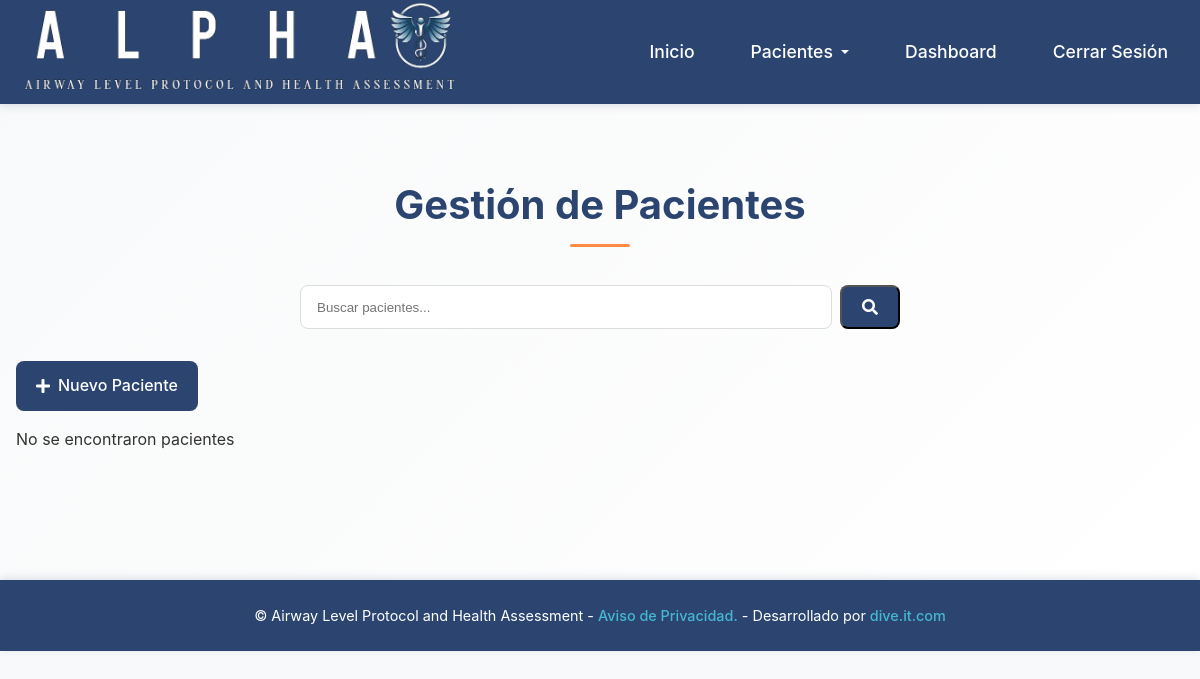
The page /pacientes/ (signed in) on the database as committed earlier.
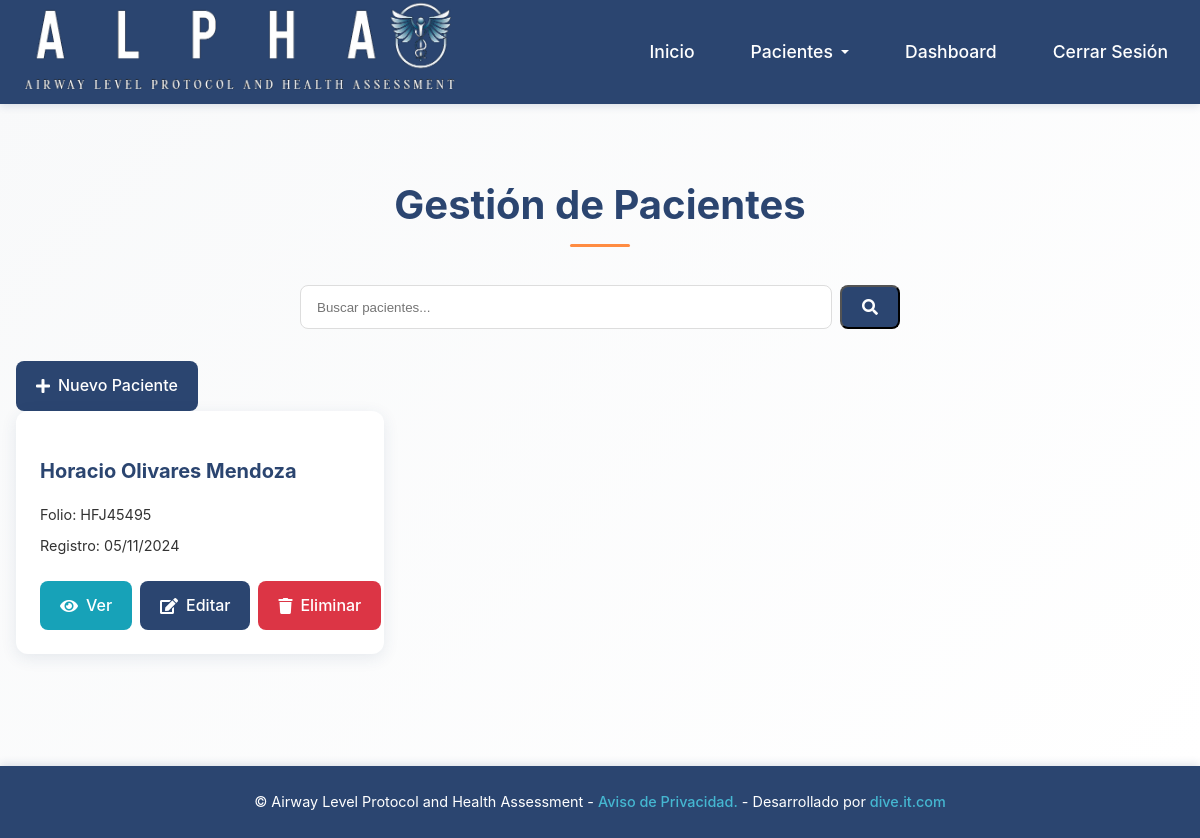
The same page on the database as committed later.
### website/models.py (models this page shows, shortened)
class Patient(models.Model):
    id_paciente = models.UUIDField(
        primary_key=True,
        default=uuid.uuid4,
        editable=False,
        verbose_name=_("ID Paciente")
    )
    folio_hospitalizacion = models.CharField(
        max_length=50,
        unique=True,
        verbose_name=_("Folio Hospitalización")
    )
    nombres = models.CharField(
        max_length=100,
        verbose_name=_("Nombres")
    )
    apellidos = models.CharField(
        max_length=100,
        verbose_name=_("Apellidos")
    )
    fecha_nacimiento = models.DateField(
        verbose_name=_("Fecha de Nacimiento")
    )
    medico = models.ForeignKey(
        settings.AUTH_USER_MODEL,
        on_delete=models.PROTECT,
        verbose_name=_("Médico Tratante")
    )
    codigo_barras = models.ImageField(
        upload_to='codigos_barra/%Y/%m/',
        verbose_name=_("Código de Barras")
    )
    fecha_registro = models.DateTimeField(
        auto_now_add=True,
        verbose_name=_("Fecha de Registro")
    )
    ultima_actualizacion = models.DateTimeField(
        auto_now=True,
        verbose_name=_("Última Actualización")
    )
    activo = models.BooleanField(
        default=True,
        verbose_name=_("Activo")
    )
    class Meta:
        verbose_name = _("Paciente")
        verbose_name_plural = _("Pacientes")
        ordering = ['-fecha_registro']
        indexes = [
            models.Index(fields=['folio_hospitalizacion']),
            models.Index(fields=['medico', 'fecha_registro'])
        ]

### website/views.py (the view)
# urls.py: path('pacientes/', views.patient_list, name='patient-list'),
@login_required
def patient_list(request):
    search_query = request.GET.get('q', '')
    form_type = request.GET.get('form', '')
    patients = Patient.objects.filter(medico=request.user, activo=True)
    if search_query:
        patients = patients.filter(
            Q(folio_hospitalizacion__icontains=search_query) |
            Q(nombres__icontains=search_query) |
            Q(apellidos__icontains=search_query)
        )
    context = {
        'patients': patients,
        'search_query': search_query,
        'form_type': form_type  # Pass the form type to the template
    }
    if form_type == 'pre':
        return render(request, 'presurgery_list.html', context)
    elif form_type == 'post':
        return render(request, 'postsurgery_list.html', context)
    return render(request, 'patient_list.html', context)

### website/templates/patient_list.html (shortened to what this page needs)
{% extends "base.html" %}
{% load static %}
{% block extra_css %}
<link rel="stylesheet" href="{% static 'css/patient_list.css' %}">
<link rel="stylesheet" href="https://cdnjs.cloudflare.com/ajax/libs/font-awesome/5.15.4/css/all.min.css">
{% endblock %}
{% block content %}
<section class="section patient-section">
    <div class="container">
        <div class="section-header aos-init aos-animate" data-aos="fade-up">
            <h1 class="section-title">Gestión de Pacientes</h1>
        </div>
        <div class="search-container" data-aos="fade-up" data-aos-delay="50">
            <form method="GET" class="search-form">
                <div class="input-group">
                    <input type="text" name="q" class="form-control" placeholder="Buscar pacientes..."
                           value="{{ search_query }}">
                    <button type="submit" class="btn btn-primary">
                        <i class="fas fa-search"></i>
                    </button>
                </div>
            </form>
        </div>
        <div class="add-patient-container" data-aos="fade-up" data-aos-delay="100">
            <a href="{% url 'patient-create' %}" class="btn btn-primary">
                <i class="fas fa-plus"></i> Nuevo Paciente
            </a>
        </div>
        <div class="patient-grid">
            {% for patient in patients %}
            <div class="patient-card" data-aos="fade-up" data-aos-delay="50">
                <div class="patient-info">
                    <h3>{{ patient.nombres }} {{ patient.apellidos }}</h3>
                    <p class="folio">Folio: {{ patient.folio_hospitalizacion }}</p>
                    <p class="fecha">Registro: {{ patient.fecha_registro|date:"d/m/Y" }}</p>
                </div>
                <div class="patient-actions">
                    <a href="{% url 'patient-detail' patient.id_paciente %}" class="btn btn-info">
                        <i class="fas fa-eye"></i> Ver
                    </a>
                    <a href="{% url 'patient-update' patient.id_paciente %}" class="btn btn-primary">
                        <i class="fas fa-edit"></i> Editar
                    </a>
                    <a href="{% url 'patient-delete' patient.id_paciente %}" class="btn btn-danger">
                        <i class="fas fa-trash"></i> Eliminar
                    </a>
                </div>
            </div>
            {% empty %}
            <div class="no-results">
                <p>No se encontraron pacientes</p>
            </div>
            {% endfor %}
        </div>
    </div>
</section>
{% endblock %}

### website/templates/base.html (shortened to what this page needs)
<!DOCTYPE html>
<html lang="en">
<head>
    {% load static %}
    <link rel="stylesheet" href="{% static 'css/base.css' %}">
    {% block extra_css %}{% endblock %}
</head>
<body>
    <nav class="navbar">
        <div class="container navbar-content">
            <div class="navbar-left">
                <div class="logo-container">
                    <a href="{% url 'home' %}" class="logo-box">
                        <img src="{% static 'images/logo_2.png' %}" alt="ALPHA_logo" class="logo">
                    </a>
                </div>
            </div>
            <div class="navbar-right navbar-menu">
                {% if user.is_authenticated %}
                    <a href="{% url 'home' %}">Inicio</a>
                    <div class="dropdown-container">
                        <a href="#" class="dropdown-toggle">
                            Pacientes<span class="caret"></span>
                        </a>
                    </div>
                    <a href="{% url 'dashboard' %}" class="nav-link">Dashboard</a>
                    <a href="{% url 'logout' %}" class="nav-link">Cerrar Sesión</a>
                {% else %}
                    <a href="{% url 'home' %}">Inicio</a>
                    <a href="{% url 'register' %}" class="nav-link">Regístrate</a>
                    <a href="{% url 'login' %}" class="nav-link">Iniciar Sesión</a>
                {% endif %}
            </div>
        </div>
    </nav>
    <div class="container" role="main">
        {% block content %}
        {% endblock %}
    </div>
    <footer>
        <div class="footer-content">
            © Airway Level Protocol and Health Assessment - <a class='aviso-priv-link' href="#"> Aviso de Privacidad.</a> - Desarrollado por <a class='dive-link' href='http://www.dive.it.com'> dive.it.com</a>
        </div>
    </footer>
</body>
</html>

### website/static/css/base.css (style rules this page uses)
:root { --primary-color: #2B4570; --secondary-color: #45B7D1; --accent-color: #16A085; --text-color: #2C3E50; --background-color: #F5F9FF; --section-bg-color: #FFFFFF; --error-color: #E74C3C; --success-color: #27AE60; }
body { font-family: 'Inter', 'Roboto', sans-serif; background-color: var(--background-color); margin: 0; padding: 0; color: var(--text-color); line-height: 1.6; }
.navbar { background-color: var(--primary-color); position: fixed; top: 0; left: 0; right: 0; z-index: 1000; box-shadow: 0 2px 8px rgba(43, 69, 112, 0.15); }
.container { width: 100%; max-width: 1280px; margin: 0 auto; padding: 0 1.5rem; box-sizing: border-box; }
.navbar-content { display: flex; justify-content: space-between; align-items: center; min-height: 80px; }
.logo-container { display: flex; align-items: center; }
.logo { height:6rem; transition: all 0.3s ease; }
.navbar-right { display: flex; gap: 1.5rem; align-items: center; }
.navbar-menu a { color: var(--section-bg-color); text-decoration: none; padding: 0.5rem 1rem; font-size: 1.1rem; font-weight: 500; transition: all 0.3s ease; border-radius: 6px; }
.footer-content { text-align: center; color: var(--section-bg-color); padding: 1.5rem 0; background-color: var(--primary-color); font-size: 0.9rem; box-shadow: 0 -2px 8px rgba(43, 69, 112, 0.15); }
.dive-link, .aviso-priv-link { color: var(--secondary-color); text-decoration: none; font-weight: 500; transition: color 0.3s ease; }
.container[role="main"] { margin-top: 76px; padding: 0rem 0; }
@media (max-width: 1280px) { .container { padding: 0 1rem; } }
.navbar-menu .dropdown-container { position: relative; display: inline-block; }
.dropdown-toggle { position: relative; display: inline-flex; align-items: center; cursor: pointer; }
.caret { display: inline-block; width: 0; height: 0; margin-left: 0.5rem; border-left: 4px solid transparent; border-right: 4px solid transparent; border-top: 4px solid var(--section-bg-color); transition: transform 0.3s ease; }

### website/static/css/patient_list.css (style rules this page uses)
:root { --primary-color: #2B4570; --secondary-color: #45B7D1; --accent-color: #FF8C42; --danger-color: #dc3545; --success-color: #28a745; --info-color: #17a2b8; --text-color: #333; --background-color: #f8f9fa; --card-shadow: 0 4px 16px rgba(43, 69, 112, 0.1); --hover-shadow: 0 8px 24px rgba(43, 69, 112, 0.15); }
.patient-section { padding: 4rem 0; background: linear-gradient(135deg, #f8f9fa 0%, #ffffff 100%); }
.section-header { text-align: center; margin-bottom: 3rem; }
.section-title { color: var(--primary-color); font-size: 2.5rem; font-weight: 700; margin-bottom: 1rem; position: relative; }
.section-title::after { content: ''; position: absolute; bottom: -10px; left: 50%; transform: translateX(-50%); width: 60px; height: 3px; background: var(--accent-color); border-radius: 2px; }
.search-container { max-width: 600px; margin: 0 auto 2rem; }
.search-form .input-group { display: flex; gap: 0.5rem; }
.input-group .form-control { flex: 1; padding: 0.75rem 1rem; border: 1px solid #ddd; border-radius: 8px; transition: all 0.3s ease; }
.patient-grid { display: grid; grid-template-columns: repeat(auto-fill, minmax(320px, 1fr)); gap: 2rem; margin-bottom: 3rem; }
.patient-card { background: white; border-radius: 12px; padding: 1.5rem; box-shadow: var(--card-shadow); transition: all 0.3s ease; }
.patient-info h3 { color: var(--primary-color); margin-bottom: 1rem; font-size: 1.25rem; }
.patient-info p { color: var(--text-color); margin: 0.5rem 0; font-size: 0.9rem; }
.patient-actions { display: flex; gap: 0.5rem; margin-top: 1.5rem; }
.btn { display: inline-flex; align-items: center; gap: 0.5rem; padding: 0.75rem 1.25rem; border-radius: 8px; font-weight: 500; text-decoration: none; transition: all 0.3s ease; }
.btn-primary { background: var(--primary-color); color: white; }
.btn-info { background: var(--info-color); color: white; }
.btn-danger { background: var(--danger-color); color: white; }
.btn i { font-size: 1rem; }

Rows that differ between the two databases and show on the page:
added Patient: nombres "Horacio", apellidos "Olivares Mendoza", folio_hospitalizacion "HFJ45495", fecha_registro "05/11/2024"
Other text that changed with them:
text no longer shown: "No se encontraron pacientes"
